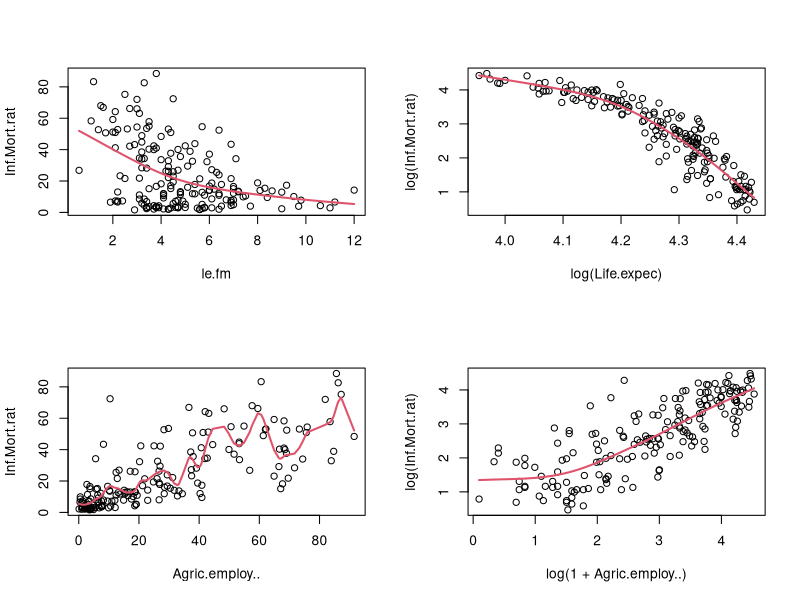
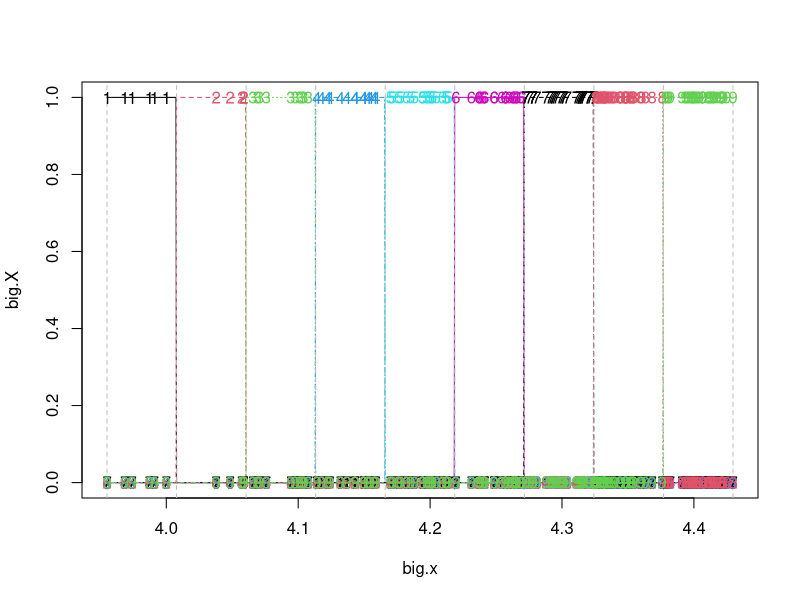
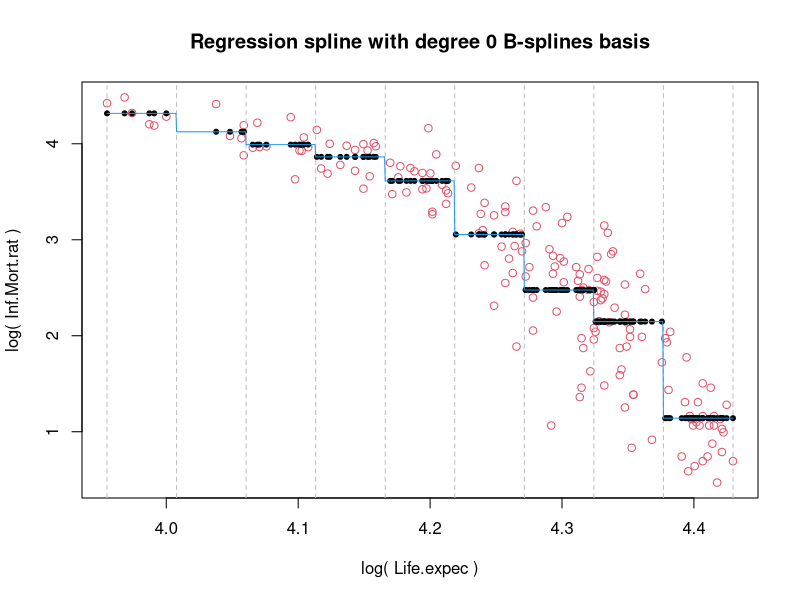
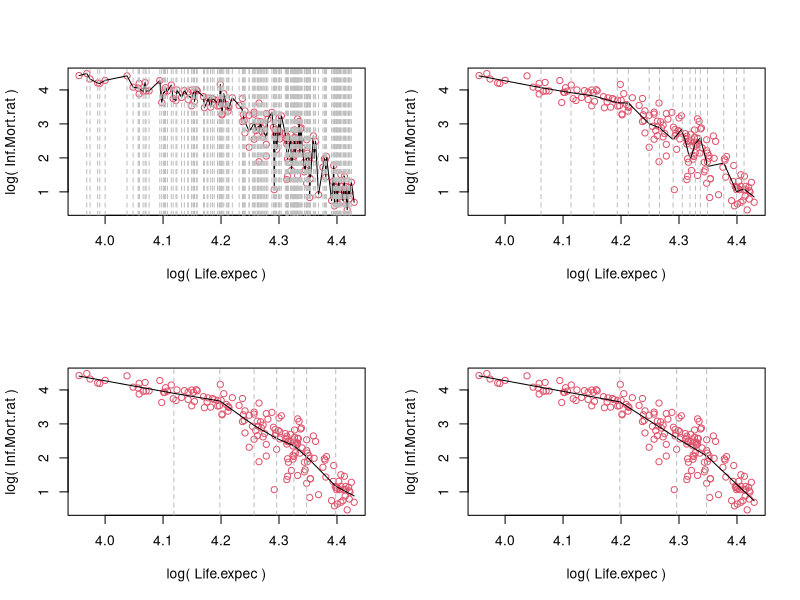
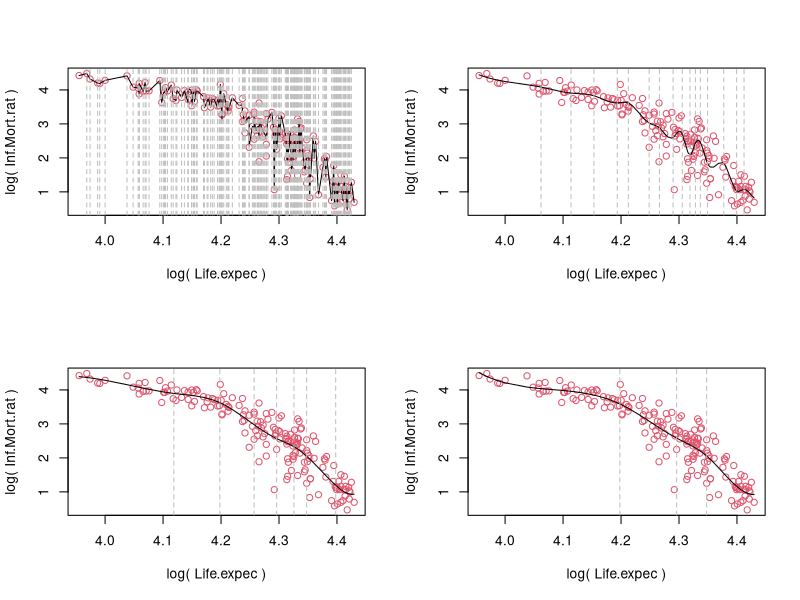
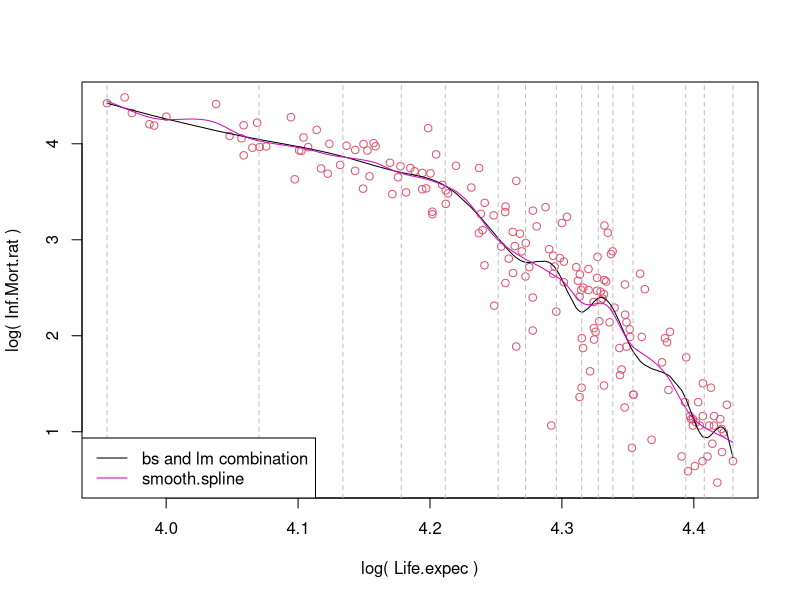

Write R code to recreate these figures, in order.
## ---- chunk 1
knitr::opts_chunk$set(echo = TRUE)
## ---- chunk 2
countries<-read.csv2(file="HDI.2017.subset.csv",row.names = 1)
attach(countries)
head(countries)
names(countries)
# [1] "country_name"   "Life.expec"     "Life.expec.f"  
# [4] "Life.expec.m"   "le.fm"          "Inf.Mort.rat"  
# [7] "Agric.employ.."     
## ---- chunk 3
op <- par(mfrow=c(2,2))
# Inf.Mort.rat as a function of le.fm
sm.sp.4 <- smooth.spline(x=le.fm, y=Inf.Mort.rat, cv = FALSE, all.knots = FALSE)
sm.sp.4
plot(x=le.fm, y=Inf.Mort.rat)
lines(sm.sp.4,col=2,lwd=2)

# log(Inf.Mort.rat) as a function of log(Life.expec)
sm.sp.1 <- smooth.spline(x = log(Life.expec), y = log(Inf.Mort.rat), 
                         cv = FALSE, all.knots = FALSE)
sm.sp.1
plot(x = log(Life.expec), y = log(Inf.Mort.rat))
lines(sm.sp.1,col=2,lwd=2)

# Inf.Mort.rat as a function of Agric.employ..
sm.sp.2 <- smooth.spline(x=Agric.employ.., y=Inf.Mort.rat, 
                         cv = FALSE, all.knots = FALSE)
sm.sp.2
plot(x=Agric.employ.., y=Inf.Mort.rat)
lines(sm.sp.2,col=2,lwd=2)

# log(Inf.Mort.rat) as a function of log(Agric.employ..+1)
x <- log(1+Agric.employ..)
y <- log(Inf.Mort.rat)
sm.sp.3 <- smooth.spline(x= log(1+Agric.employ..), y=log(Inf.Mort.rat), 
                         cv = FALSE, all.knots = FALSE)
sm.sp.3
plot(x= log(1+Agric.employ..), y=log(Inf.Mort.rat))
lines(sm.sp.3,col=2,lwd=2)

par(op)
## ---- chunk 4
x <- log( Life.expec )
y <- log( Inf.Mort.rat )
sx <- sort(x,index.return =TRUE)
x <- sx$x
y <- y[sx$ix]


# k <- 0
n <- length(x)
k <- 10
my.knots <- seq(min(x),max(x),length=k)
# my.knots <- quantile(x,seq(0,1,length=k))
p <- length(my.knots)-1
X <- matrix(0,nrow=n,ncol=p)
for (j in 1:p){
  X[,j] <- as.numeric((my.knots[j]<=x) & (x<my.knots[j+1]))
}
X[n,p] <- 1

#edit(X)

big.n <- 1000
big.x <- seq(min(x),max(x),length=big.n)
big.X <- matrix(0,nrow=big.n,ncol=p)
for (j in 1:p){
  big.X[,j] <- as.numeric((my.knots[j]<=big.x) & (big.x<my.knots[j+1]))
}
big.X[big.n,p] <- 1

matplot(big.x,big.X,type="l")
abline(v=my.knots,lty=2,col="grey")
matpoints(x,X)
## ---- chunk 5
lm.spl.0 <- lm(y~X-1)
plot(x,y,col=2,xlab="log( Life.expec )",ylab="log( Inf.Mort.rat )")
abline(v=my.knots,lty=2,col="grey")
points(x,lm.spl.0$fitted.values,pch=20)

pred.lm.big.x <- big.X %*% lm.spl.0$coefficients
lines(big.x,pred.lm.big.x,col=4)
title(main="Regression spline with degree 0 B-splines basis")
## ---- chunk 6
library(splines)
op <- par(mfrow=c(2,2))
my.knots <- x
my.knots <- my.knots[-c(1,length(my.knots))] 
k <- 1
basis <- bs(x=x,knots=my.knots,intercept=T,degree=k)
lm.spl <- lm(y~basis)
plot(x,y,col=2,xlab="log( Life.expec )",ylab="log( Inf.Mort.rat )")
lines(x,lm.spl$fitted.values)
abline(v=my.knots,lty=2,col="grey")

#my.knots <- seq(min(x),max(x),length=length(x)/10)
my.knots <- quantile(x,seq(0,1,length=length(x)/10))
my.knots <- my.knots[-c(1,length(my.knots))] 
k <- 1
basis <- bs(x=x,knots=my.knots,intercept=T,degree=k)
lm.spl <- lm(y~basis)
plot(x,y,col=2,xlab="log( Life.expec )",ylab="log( Inf.Mort.rat )")
lines(x,lm.spl$fitted.values)
abline(v=my.knots,lty=2,col="grey")

#my.knots <- seq(min(x),max(x),length=length(x)/20)
my.knots <- quantile(x,seq(0,1,length=length(x)/20))
my.knots <- my.knots[-c(1,length(my.knots))] 
k <- 1
basis <- bs(x=x,knots=my.knots,intercept=T,degree=k)
lm.spl <- lm(y~basis)
plot(x,y,col=2,xlab="log( Life.expec )",ylab="log( Inf.Mort.rat )")
lines(x,lm.spl$fitted.values)
abline(v=my.knots,lty=2,col="grey")

#my.knots <- seq(min(x),max(x),length=length(x)/40)
my.knots <- quantile(x,seq(0,1,length=length(x)/40))
my.knots <- my.knots[-c(1,length(my.knots))] 
k <- 1
basis <- bs(x=x,knots=my.knots,intercept=T,degree=k)
lm.spl <- lm(y~basis)
plot(x,y,col=2,xlab="log( Life.expec )",ylab="log( Inf.Mort.rat )")
lines(x,lm.spl$fitted.values)
abline(v=my.knots,lty=2,col="grey")

par(op)
## ---- chunk 7
k <- 3
op <- par(mfrow=c(2,2))

my.knots <- x
my.knots <- my.knots[-c(1,length(my.knots))] 
basis <- bs(x=x,knots=my.knots,intercept=T,degree=k)
lm.spl <- lm(y~basis)
plot(x,y,col=2,xlab="log( Life.expec )",ylab="log( Inf.Mort.rat )")
lines(x,lm.spl$fitted.values)
abline(v=my.knots,lty=2,col="grey")

#my.knots <- seq(min(x),max(x),length=length(x)/10)
my.knots <- quantile(x,seq(0,1,length=length(x)/10))
my.knots <- my.knots[-c(1,length(my.knots))] 
basis <- bs(x=x,knots=my.knots,intercept=T,degree=k)
lm.spl <- lm(y~basis)
plot(x,y,col=2,xlab="log( Life.expec )",ylab="log( Inf.Mort.rat )")
lines(x,lm.spl$fitted.values)
abline(v=my.knots,lty=2,col="grey")

#my.knots <- seq(min(x),max(x),length=length(x)/20)
my.knots <- quantile(x,seq(0,1,length=length(x)/20))
my.knots <- my.knots[-c(1,length(my.knots))] 
basis <- bs(x=x,knots=my.knots,intercept=T,degree=k)
lm.spl <- lm(y~basis)
plot(x,y,col=2,xlab="log( Life.expec )",ylab="log( Inf.Mort.rat )")
lines(x,lm.spl$fitted.values)
abline(v=my.knots,lty=2,col="grey")

#my.knots <- seq(min(x),max(x),length=length(x)/40)
my.knots <- quantile(x,seq(0,1,length=length(x)/40))
my.knots <- my.knots[-c(1,length(my.knots))] 
basis <- bs(x=x,knots=my.knots,intercept=T,degree=k)
lm.spl <- lm(y~basis)
plot(x,y,col=2,xlab="log( Life.expec )",ylab="log( Inf.Mort.rat )")
lines(x,lm.spl$fitted.values)
abline(v=my.knots,lty=2,col="grey")

par(op)
## ---- chunk 8
# Combination of functions `bs` and `lm`:
x <- jitter( log( Life.expec ) )
y <- log( Inf.Mort.rat )
sx <- sort(x,index.return =TRUE)
x <- sx$x
y <- y[sx$ix]

n.knots <- 15
#my.knots <- seq(min(x),max(x),length=n.knots)
my.knots <- quantile(x,seq(0,1,length=n.knots))
inner.knots <- my.knots[-c(1,length(my.knots))] 
basis <- bs(x=x,knots=inner.knots,intercept=T,degree=k)
# dim(basis)
# 132   df # Therefore: df=n.knots + 3 + 1 (Intercept)
lm.spl <- lm(y~basis-1)
plot(x,y,col=2,xlab="log( Life.expec )",ylab="log( Inf.Mort.rat )")
lines(x,lm.spl$fitted.values)
abline(v=my.knots,lty=2,col="grey")

# Using smooth.spline
new.x <- seq(min(x),max(x),length=1000)
df.ss<-dim(basis)[2]
sm.spl <- smooth.spline(x,y,df=df.ss)
#pred.ss <- predict(sm.spl,x=x)
pred.ss <- predict(sm.spl,x=new.x)
lines(pred.ss,col=6)

legend("bottomleft",c("bs and lm combination","smooth.spline"),
       lty=1,col=c(1,6))
